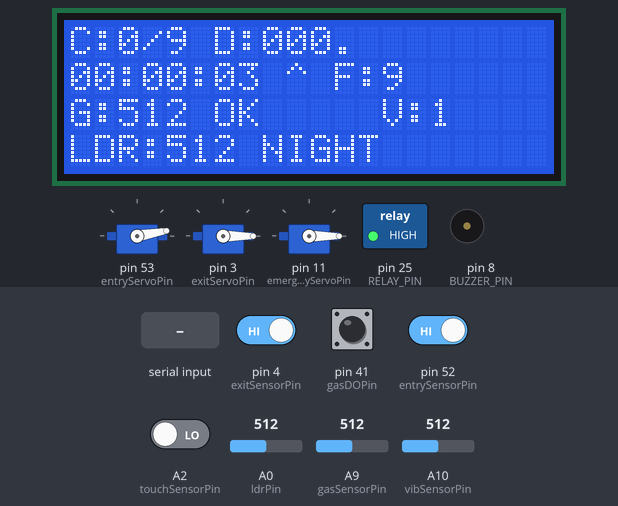
Recording of a sketch running on a simulated Arduino Mega 2560, built with avr-gcc and run on an emulated ATmega2560. Shown: 3 × servo, 20×4 character LCD, switched loads named in the sketch (green lamp = pin HIGH), buzzer (waves = sounding). The inputs (shaded band) are chosen by the test bench; at power-on: pin 4 (exitSensorPin), pin 41 (gasDOPin), pin 52 (entrySensorPin) HIGH, A2 (touchSensorPin) LOW, A9 (gasSensorPin) = 512, A0 (ldrPin) = 512, A10 (vibSensorPin) = 512.

Above: at 3.8 s.
3.9 s: "OPEN_SECURITY\n" received over the second serial link
At 5.17 s:
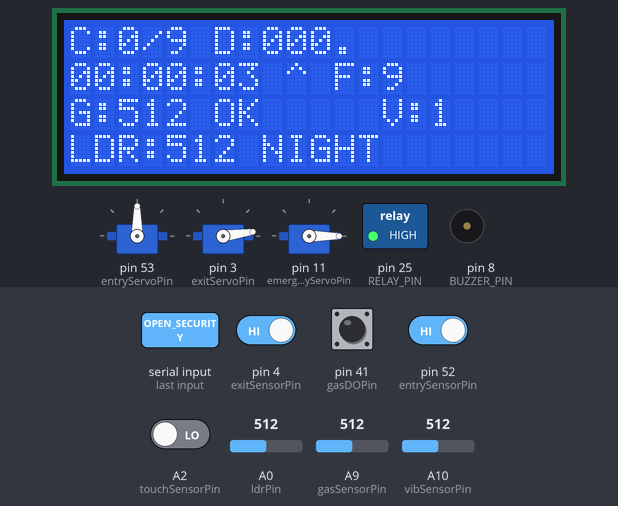
6.3 s: A9 (gasSensorPin) set to 122
9.1 s: A0 (ldrPin) set to 261
11.7 s: A0 (ldrPin) set to 240
At 13.58 s:
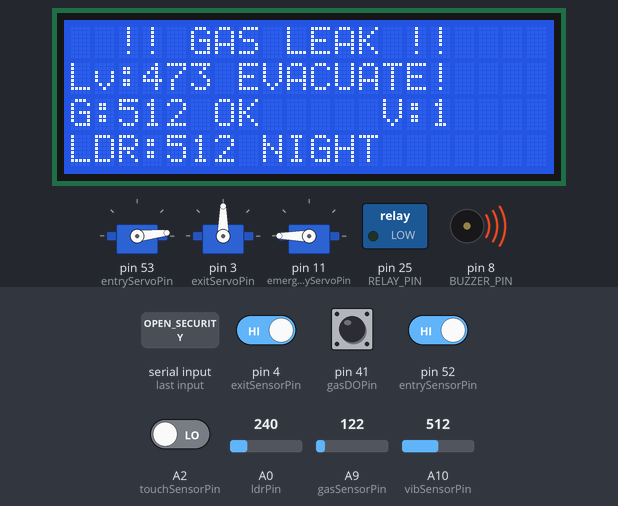
14.1 s: A10 (vibSensorPin) set to 787
At 25.2 s:
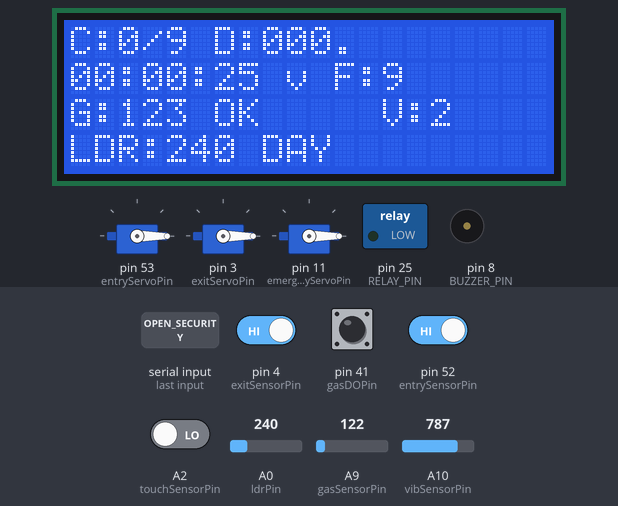
25.3 s: A10 (vibSensorPin) set to 801
At 26.9 s:
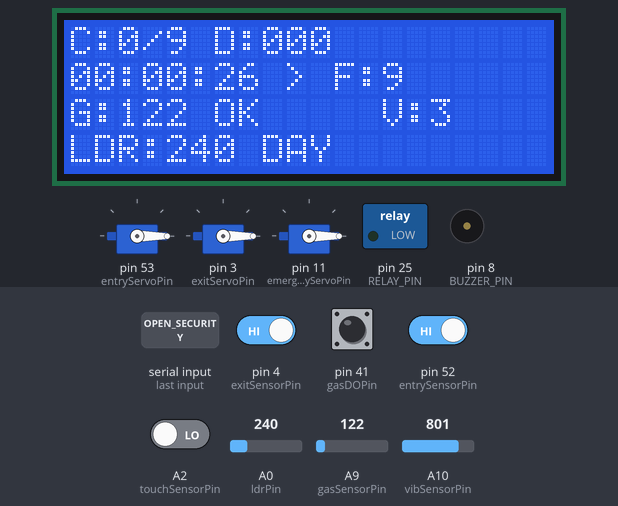
Timing chart, 0 to 32.2 s (numbered marks = the images above; inputs shaded):
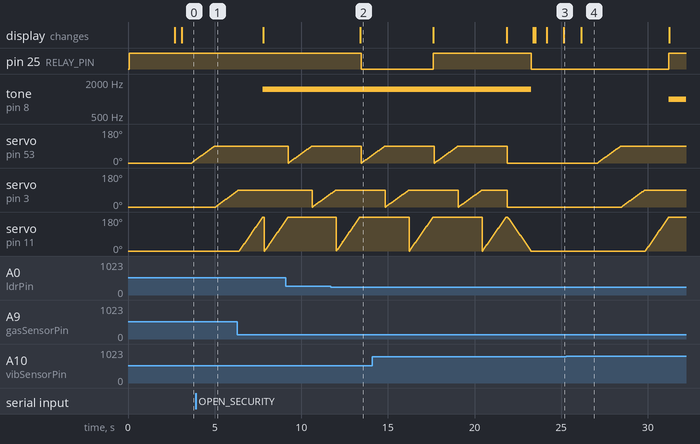

Measured:
- the behaviour switches between 250 and 249 on A0 (ldrPin) (found by bisection; images 1 and 2)
- the behaviour switches between 800 and 801 on A10 (vibSensorPin) (found by bisection; images 3 and 4)
- after the input at 11.7 s, pin 25 (RELAY_PIN): HIGH → LOW after 1.8 s
- after the input at 25.3 s, pin 25 (RELAY_PIN): LOW → HIGH after 5.9 s; tone on pin 8 (BUZZER_PIN): silent → 1000 Hz after 5.9 s
- by itself, servo on pin 53 (entryServoPin): ramps from 0° to 90° and jumps back, once every 4.2 s

The sketch:

Mega2560_Main_v7.1.ino
```cpp
/* Smart Parking + Safety System v7.1 - Gas Fix + LDR */
#include <Servo.h>
#include <Wire.h>
#include <LiquidCrystal_I2C.h>

Servo entryServo, exitServo, emergencyServo;
LiquidCrystal_I2C lcd(0x27, 20, 4);

const int entryServoPin = 53, exitServoPin = 3, emergencyServoPin = 11;
const int entrySensorPin = 52, exitSensorPin = 4;
const int gasSensorPin = A9, gasDOPin = 41, vibSensorPin = A10;
const int touchSensorPin = A2, ldrPin = A0;
const int RELAY_PIN = 25, BUZZER_PIN = 8;

int vehicleCount = 0;
const int maxCapacity = 9;
int entryMoveCount = 0, exitMoveCount = 0;
bool entryNeedsRest = false, exitNeedsRest = false;

unsigned long lastEntryTime = 0, lastExitTime = 0;
const int debounceDelay = 2000;

bool lastTouchState = false;
unsigned long lastTouchTime = 0;
const int touchDebounce = 500;

unsigned long startTime = 0;
int lastSec = -1;

float smoothGas = 0.0;
unsigned long gasStableStart = 0;
bool gasAlarm = false;
int gasDOState = HIGH;
const int GAS_THRESHOLD = 400;

float smoothVib = 0.0;
unsigned long vibStableStart = 0;
int vibLevel = 0;
bool vibAlarm = false;
unsigned long vibDoorOpenTime = 0, vibCooldownEnd = 0;
bool vibInCooldown = false;
const unsigned long VIB_OPEN_MS = 10000, VIB_COOLDOWN_MS = 5000;

bool wasGasAlarm = false;
String prevLine0 = "", prevLine1 = "", prevLine2 = "", prevLine3 = "";
unsigned long lastSendTime = 0;
const unsigned long SEND_INTERVAL = 1000;
String bridgeStatus = "WAITING", cmdBuffer = "";

// LDR متغيرات
bool nightMode = false;
int ldrValue = 0;
const int LDR_DARK = 500;
const int LDR_LIGHT = 250;

void setup() {
  Serial1.begin(9600);

  entryServo.attach(entryServoPin);
  exitServo.attach(exitServoPin);
  emergencyServo.attach(emergencyServoPin);
  entryServo.write(0);
  exitServo.write(0);
  emergencyServo.write(0);

  pinMode(entrySensorPin, INPUT);
  pinMode(exitSensorPin, INPUT);
  pinMode(gasSensorPin, INPUT);
  pinMode(gasDOPin, INPUT);
  pinMode(vibSensorPin, INPUT);
  pinMode(touchSensorPin, INPUT);
  pinMode(ldrPin, INPUT);

  pinMode(RELAY_PIN, OUTPUT);
  pinMode(BUZZER_PIN, OUTPUT);
  digitalWrite(RELAY_PIN, LOW);
  noTone(BUZZER_PIN);

  lcd.init();
  lcd.backlight();
  lcd.clear();

  startTime = millis();
  smoothGas = (float)analogRead(gasSensorPin);
  smoothVib = (float)analogRead(vibSensorPin);
  lastTouchState = (digitalRead(touchSensorPin) == HIGH);
  ldrValue = analogRead(ldrPin);
  nightMode = (ldrValue > LDR_DARK);
  if (nightMode) digitalWrite(RELAY_PIN, HIGH);

  lcd.setCursor(1, 0);
  lcd.print("Smart Parking v7.1");
  lcd.setCursor(2, 1);
  lcd.print("+ Safety System");
  lcd.setCursor(0, 2);
  lcd.print("Touch:A2 LDR:A0");
  delay(2500);
  lcd.clear();
}

void loop() {
  unsigned long currentTime = millis();

  checkSerialCommands();
  readGasSensor();
  readVibrationSensor();
  readTouchSensor();
  readLDR();

  bool anyAlarm = gasAlarm;
  handleVibration();
  handleGasAlarm(anyAlarm);

  // LDR: اذا ليل وبدون انذار → شغل الإضاءة
  if (!anyAlarm && !vibAlarm && !vibDoorOpenTime) {
    if (nightMode) {
      digitalWrite(RELAY_PIN, HIGH);
    }

    if (digitalRead(entrySensorPin) == LOW && (currentTime - lastEntryTime) > debounceDelay) {
      handleEntry();
      lastEntryTime = currentTime;
    }
    if (digitalRead(exitSensorPin) == LOW && (currentTime - lastExitTime) > debounceDelay) {
      handleExit();
      lastExitTime = currentTime;
    }
    checkServoRest();
  }

  int secs = (currentTime - startTime) / 1000;
  if (secs != lastSec) {
    lastSec = secs;
    if (!anyAlarm && !vibAlarm && !vibDoorOpenTime)
      updateDisplay(currentTime);
  }

  sendDataToBridge();
  delay(30);
}

void readLDR() {
  ldrValue = analogRead(ldrPin);

  if (!nightMode && ldrValue > LDR_DARK) {
    nightMode = true;
  } else if (nightMode && ldrValue < LDR_LIGHT) {
    nightMode = false;
    digitalWrite(RELAY_PIN, LOW);
  }
}

void readTouchSensor() {
  if (vibDoorOpenTime > 0 || gasAlarm) return;
  bool currentTouch = (digitalRead(touchSensorPin) == HIGH);
  unsigned long now = millis();
  if (currentTouch != lastTouchState) {
    if ((now - lastTouchTime) > touchDebounce) {
      lastTouchTime = now;
      lastTouchState = currentTouch;
      toggleSecurityDoor();
    }
  }
}

void toggleSecurityDoor() {
  bool isOpen = (emergencyServo.read() > 90);
  if (isOpen) {
    for (int a = 180; a >= 0; a -= 2) {
      emergencyServo.write(a);
      delay(15);
    }
    printLine(2, "Security: LOCKED  ");
    tone(BUZZER_PIN, 600);
    delay(100);
    noTone(BUZZER_PIN);
  } else {
    for (int a = 0; a <= 180; a += 2) {
      emergencyServo.write(a);
      delay(15);
    }
    printLine(2, "Security: OPEN!   ");
    tone(BUZZER_PIN, 1000);
    delay(100);
    noTone(BUZZER_PIN);
  }
}

void checkSerialCommands() {
  while (Serial1.available() > 0) {
    char c = Serial1.read();
    if (c == '\n' || c == '\r') {
      if (cmdBuffer.length() > 0) {
        cmdBuffer.trim();
        processCommand(cmdBuffer);
        cmdBuffer = "";
      }
    } else if (cmdBuffer.length() < 32) {
      cmdBuffer += c;
    }
  }
}

void processCommand(String cmd) {
  Serial1.println("CMD:OK:" + cmd);

  if (cmd == "OPEN_ENTRY") {
    if (gasAlarm || vibAlarm || vibDoorOpenTime)
      Serial1.println("CMD:FAIL:ALARM");
    else if (entryNeedsRest)
      Serial1.println("CMD:FAIL:COOLING");
    else if (vehicleCount >= maxCapacity) {
      Serial1.println("CMD:FAIL:FULL");
      printLine(0, "   PARK FULL!     ");
      printLine(1, "   Can't Enter    ");
      delay(2000);
      updateDisplay(millis());
    } else {
      Serial1.println("CMD:RUN:" + cmd);
      handleEntry();
    }
  }
  else if (cmd == "OPEN_EXIT") {
    if (gasAlarm || vibAlarm || vibDoorOpenTime)
      Serial1.println("CMD:FAIL:ALARM");
    else if (exitNeedsRest)
      Serial1.println("CMD:FAIL:COOLING");
    else if (vehicleCount <= 0)
      Serial1.println("CMD:FAIL:EMPTY");
    else {
      Serial1.println("CMD:RUN:" + cmd);
      handleExit();
    }
  }
  else if (cmd == "OPEN_SECURITY") {
    Serial1.println("CMD:RUN:" + cmd);
    for (int a = 0; a <= 180; a += 2) { emergencyServo.write(a); delay(15); }
  }
  else if (cmd == "CLOSE_SECURITY") {
    Serial1.println("CMD:RUN:" + cmd);
    for (int a = 180; a >= 0; a -= 2) { emergencyServo.write(a); delay(15); }
  }
  else if (cmd == "LIGHT_ON") {
    Serial1.println("CMD:RUN:" + cmd);
    digitalWrite(RELAY_PIN, HIGH);
  }
  else if (cmd == "LIGHT_OFF") {
    Serial1.println("CMD:RUN:" + cmd);
    digitalWrite(RELAY_PIN, LOW);
  }
  else if (cmd == "BUZZER_ON") {
    Serial1.println("CMD:RUN:" + cmd);
    tone(BUZZER_PIN, 1000);
  }
  else if (cmd == "BUZZER_OFF") {
    Serial1.println("CMD:RUN:" + cmd);
    noTone(BUZZER_PIN);
  }
  else if (cmd.startsWith("SYSTEM:READY")) {
    bridgeStatus = "CONNECTED";
  }
  else if (cmd.startsWith("WIFI:")) {
    bridgeStatus = cmd.substring(5);
  }
  else {
    Serial1.println("CMD:FAIL:UNKNOWN");
  }
}

void sendDataToBridge() {
  if (millis() - lastSendTime < SEND_INTERVAL) return;
  lastSendTime = millis();

  String data = "CAR:" + String(vehicleCount)
    + "|MAX:" + String(maxCapacity)
    + "|GAS:" + String((int)smoothGas)
    + "|GA:" + String(gasAlarm ? 1 : 0)
    + "|GD:" + String((gasDOState == LOW) ? 1 : 0)
    + "|VA:" + String(vibAlarm ? 1 : 0)
    + "|VL:" + String(vibLevel)
    + "|EG:" + String((entryServo.read() > 45) ? 1 : 0)
    + "|XG:" + String((exitServo.read() > 45) ? 1 : 0)
    + "|SD:" + String((emergencyServo.read() > 90) ? 1 : 0)
    + "|RL:" + String(digitalRead(RELAY_PIN) ? 1 : 0)
    + "|TS:" + String(lastTouchState ? 1 : 0)
    + "|LD:" + String(nightMode ? 1 : 0);

  Serial1.println(data);
}

void readGasSensor() {
  int gasRaw = analogRead(gasSensorPin);
  gasDOState = digitalRead(gasDOPin);
  smoothGas = smoothGas * 0.9 + gasRaw * 0.1;

  bool gasNow = (smoothGas > GAS_THRESHOLD);
  if (gasNow) {
    if (gasStableStart == 0) gasStableStart = millis();
    else if (millis() - gasStableStart >= 1000) gasAlarm = true;
  } else {
    gasStableStart = 0;
    gasAlarm = false;
  }
}

void readVibrationSensor() {
  if (vibInCooldown) {
    if (millis() >= vibCooldownEnd) { vibInCooldown = false; vibLevel = 0; }
    return;
  }
  if (vibDoorOpenTime > 0) return;

  int raw = analogRead(vibSensorPin);
  smoothVib = smoothVib * 0.9 + raw * 0.1;

  if (smoothVib >= 800) vibLevel = 3;
  else if (smoothVib >= 600) vibLevel = 2;
  else if (smoothVib >= 400) vibLevel = 1;
  else vibLevel = 0;

  if (vibLevel >= 3) {
    if (vibStableStart == 0) vibStableStart = millis();
    else if (millis() - vibStableStart >= 1000) vibAlarm = true;
  } else {
    vibStableStart = 0;
    vibAlarm = false;
  }
}

void handleVibration() {
  if (vibAlarm) {
    vibAlarm = false;
    vibStableStart = 0;
    vibDoorOpenTime = millis();

    for (int a = 0; a <= 90; a += 2) { entryServo.write(a); delay(30); }
    for (int a = 0; a <= 90; a += 2) { exitServo.write(a); delay(30); }
    for (int a = 0; a <= 180; a += 2) { emergencyServo.write(a); delay(15); }

    digitalWrite(RELAY_PIN, HIGH);
    tone(BUZZER_PIN, 1000);

    printLine(0, " !! EARTHQUAKE !!");
    printLine(1, "  EVACUATE NOW!  ");
  }

  if (vibDoorOpenTime > 0 && millis() - vibDoorOpenTime >= VIB_OPEN_MS) {
    vibDoorOpenTime = 0;

    entryServo.write(0);
    exitServo.write(0);
    for (int a = 180; a >= 0; a -= 2) { emergencyServo.write(a); delay(15); }

    digitalWrite(RELAY_PIN, LOW);
    noTone(BUZZER_PIN);

    entryMoveCount = 0;
    exitMoveCount = 0;
    entryNeedsRest = false;
    exitNeedsRest = false;

    vibInCooldown = true;
    vibCooldownEnd = millis() + VIB_COOLDOWN_MS;

    updateDisplay(millis());
  }
}

void handleGasAlarm(bool active) {
  if (active) {
    wasGasAlarm = true;

    for (int a = 0; a <= 90; a += 2) { entryServo.write(a); delay(30); }
    for (int a = 0; a <= 90; a += 2) { exitServo.write(a); delay(30); }
    for (int a = 0; a <= 180; a += 2) { emergencyServo.write(a); delay(15); }

    digitalWrite(RELAY_PIN, HIGH);
    tone(BUZZER_PIN, 1500);

    printLine(0, "  !! GAS LEAK !!");
    printLine(1, "Lv:" + String((int)smoothGas) + " EVACUATE!");
  }
  else if (wasGasAlarm) {
    wasGasAlarm = false;

    entryServo.write(0);
    exitServo.write(0);
    for (int a = 180; a >= 0; a -= 2) { emergencyServo.write(a); delay(15); }

    digitalWrite(RELAY_PIN, LOW);
    noTone(BUZZER_PIN);

    entryMoveCount = 0;
    exitMoveCount = 0;
    entryNeedsRest = false;
    exitNeedsRest = false;
    updateDisplay(millis());
  }
}

void handleEntry() {
  if (entryNeedsRest) return;

  if (vehicleCount < maxCapacity) {
    vehicleCount++;
    entryMoveCount++;

    for (int i = 0; i < 3; i++) { tone(BUZZER_PIN, 800); delay(150); noTone(BUZZER_PIN); delay(100); }

    for (int a = 0; a <= 90; a += 2) { entryServo.write(a); delay(30); }
    digitalWrite(RELAY_PIN, HIGH);
    delay(3000);

    for (int a = 90; a >= 0; a -= 2) { entryServo.write(a); delay(30); }
    if (!nightMode) digitalWrite(RELAY_PIN, LOW);

    for (int i = 0; i < 2; i++) { tone(BUZZER_PIN, 500); delay(150); noTone(BUZZER_PIN); delay(100); }

    updateDisplay(millis());
  } else {
    printLine(0, "   PARK FULL!     ");
    printLine(1, "   Can't Enter    ");
    delay(2000);
    updateDisplay(millis());
  }
}

void handleExit() {
  if (exitNeedsRest) return;

  if (vehicleCount > 0) {
    vehicleCount--;
    exitMoveCount++;

    for (int i = 0; i < 3; i++) { tone(BUZZER_PIN, 800); delay(150); noTone(BUZZER_PIN); delay(100); }

    for (int a = 0; a <= 90; a += 2) { exitServo.write(a); delay(30); }
    digitalWrite(RELAY_PIN, HIGH);
    delay(3000);

    for (int a = 90; a >= 0; a -= 2) { exitServo.write(a); delay(30); }
    if (!nightMode) digitalWrite(RELAY_PIN, LOW);

    for (int i = 0; i < 2; i++) { tone(BUZZER_PIN, 500); delay(150); noTone(BUZZER_PIN); delay(100); }

    updateDisplay(millis());
  }
}

void checkServoRest() {
  if (entryMoveCount >= 5) entryNeedsRest = true;
  if (exitMoveCount >= 5) exitNeedsRest = true;

  if (entryNeedsRest || exitNeedsRest) {
    printLine(0, " System Cooling   ");
    printLine(1, " Please wait...   ");
    delay(10000);
    entryNeedsRest = false;
    exitNeedsRest = false;
    entryMoveCount = 0;
    exitMoveCount = 0;
    updateDisplay(millis());
  }
}

void printLine(int row, String text) {
  String *prev = NULL;
  if (row == 0) prev = &prevLine0;
  else if (row == 1) prev = &prevLine1;
  else if (row == 2) prev = &prevLine2;
  else if (row == 3) prev = &prevLine3;

  if (prev && text != *prev) {
    while (text.length() < 20) text += ' ';
    lcd.setCursor(0, row);
    lcd.print(text);
    *prev = text;
  }
}

void updateDisplay(unsigned long currentTime) {
  unsigned long elapsed = currentTime - startTime;
  int days = elapsed / 86400000;
  int hours = (elapsed % 86400000) / 3600000;
  int mins = (elapsed % 3600000) / 60000;
  int secs = (elapsed % 60000) / 1000;

  String line0 = "C:" + String(vehicleCount) + "/" + String(maxCapacity) + " D:";
  if (days < 100) line0 += "0";
  if (days < 10) line0 += "0";
  line0 += String(days);
  line0 += (secs % 2 == 0) ? " " : ".";

  String line1 = "";
  if (hours < 10) line1 += "0";
  line1 += String(hours) + ":";
  if (mins < 10) line1 += "0";
  line1 += String(mins) + ":";
  if (secs < 10) line1 += "0";
  line1 += String(secs);

  if (secs % 4 == 0) line1 += " <";
  else if (secs % 4 == 1) line1 += " v";
  else if (secs % 4 == 2) line1 += " >";
  else line1 += " ^";

  line1 += " F:" + String(maxCapacity - vehicleCount);

  String line2 = "G:" + String((int)smoothGas);
  if (gasAlarm) line2 += " ALARM";
  else line2 += " OK    ";
  line2 += " V:" + String(vibLevel);

  String line3 = "LDR:" + String(ldrValue);
  if (nightMode) line3 += " NIGHT ";
  else line3 += " DAY   ";

  printLine(0, line0);
  printLine(1, line1);
  printLine(2, line2);
  printLine(3, line3);
}
```
